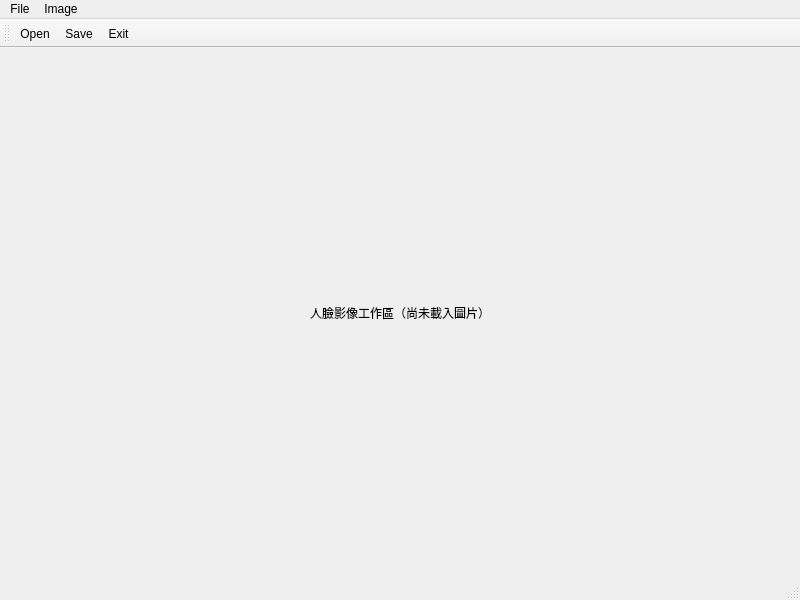
<?xml version="1.0" encoding="UTF-8"?>
<ui version="4.0">
 <class>Qt_code_homework</class>
 <widget class="QMainWindow" name="Qt_code_homework">
  <property name="geometry">
   <rect>
    <x>0</x>
    <y>0</y>
    <width>800</width>
    <height>600</height>
   </rect>
  </property>
  <property name="windowTitle">
   <string>Qt_code_homework</string>
  </property>
  <widget class="QWidget" name="centralwidget">
   <layout class="QHBoxLayout" name="horizontalLayout">
    <item>
     <widget class="QLabel" name="label">
      <property name="toolTipDuration">
       <number>-1</number>
      </property>
      <property name="layoutDirection">
       <enum>Qt::LayoutDirection::LeftToRight</enum>
      </property>
      <property name="text">
       <string>人臉影像工作區（尚未載入圖片）</string>
      </property>
      <property name="alignment">
       <set>Qt::AlignmentFlag::AlignCenter</set>
      </property>
     </widget>
    </item>
   </layout>
  </widget>
  <widget class="QMenuBar" name="menubar">
   <property name="geometry">
    <rect>
     <x>0</x>
     <y>0</y>
     <width>800</width>
     <height>24</height>
    </rect>
   </property>
   <widget class="QMenu" name="menuFile">
    <property name="title">
     <string>File</string>
    </property>
    <addaction name="actionOpen"/>
    <addaction name="actionSave"/>
    <addaction name="actionExit"/>
   </widget>
   <widget class="QMenu" name="menuImage">
    <property name="title">
     <string>Image</string>
    </property>
   </widget>
   <addaction name="menuFile"/>
   <addaction name="menuImage"/>
  </widget>
  <widget class="QStatusBar" name="statusbar"/>
  <widget class="QToolBar" name="toolBar">
   <property name="windowTitle">
    <string>toolBar</string>
   </property>
   <attribute name="toolBarArea">
    <enum>TopToolBarArea</enum>
   </attribute>
   <attribute name="toolBarBreak">
    <bool>false</bool>
   </attribute>
   <addaction name="actionOpen"/>
   <addaction name="actionSave"/>
   <addaction name="actionExit"/>
  </widget>
  <action name="actionOpen">
   <property name="text">
    <string>Open</string>
   </property>
   <property name="shortcut">
    <string>Ctrl+O</string>
   </property>
  </action>
  <action name="actionSave">
   <property name="text">
    <string>Save</string>
   </property>
   <property name="shortcut">
    <string>Ctrl+S</string>
   </property>
  </action>
  <action name="actionExit">
   <property name="text">
    <string>Exit</string>
   </property>
   <property name="shortcut">
    <string>Ctrl+Q</string>
   </property>
  </action>
 </widget>
 <resources/>
 <connections/>
</ui>
